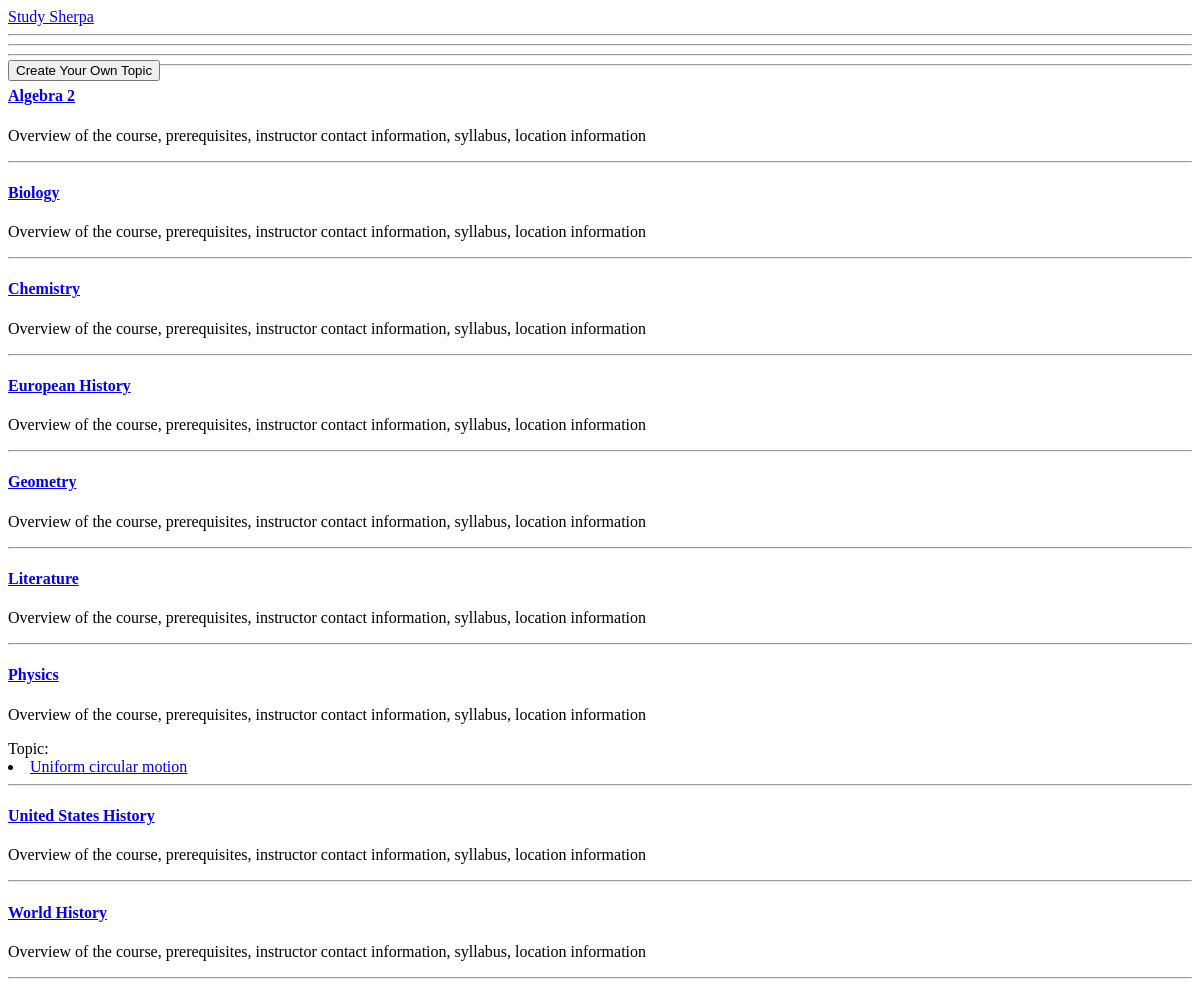
/topics/, run on an earlier commit of the app's database.
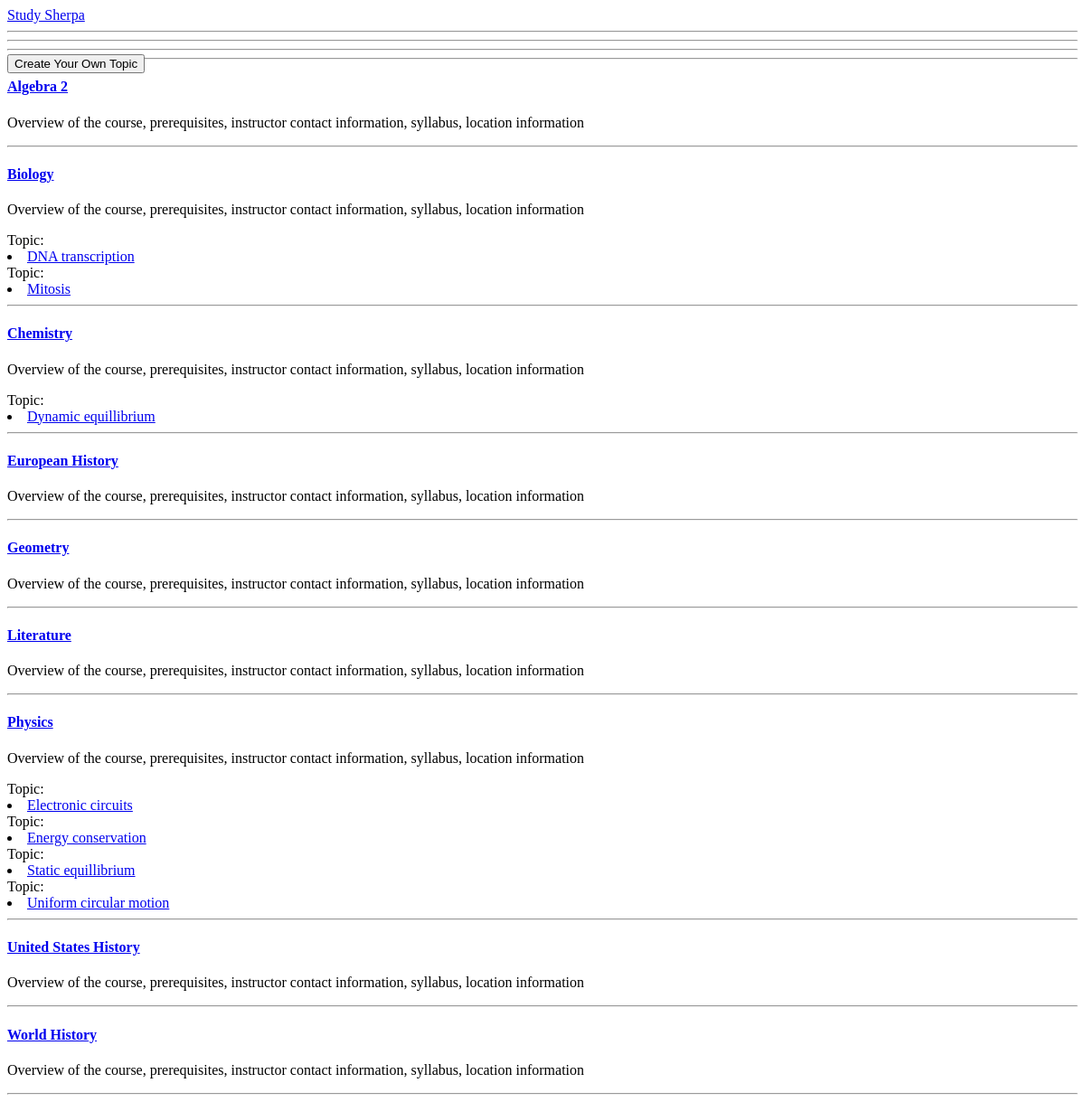
And on a later commit of the database.
### topics/models.py (models this page shows, shortened)
class Subject(models.Model):
    name = models.CharField(max_length=50)
    slug = models.SlugField()

class Topic(models.Model):
    name = models.CharField(max_length=100)
    subject = models.ForeignKey(Subject)
    slug = models.SlugField()

### topics/views.py (the view)
def all_topics(request):
    def render_page(subjects):
        params = {'subjects': subjects}
        return render(request, 'topics/all_topics.html', params)
    '''
    each item in the 'subjects' list is a 2-item list.
    the first item is the name of the subject, and the other is the topics under that subject
    '''
    subjects = []
    for subject in Subject.objects.order_by('name'):
        elem = []
        elem.append(subject.name)
        elem.append(Topic.objects.filter(subject=subject).order_by('name'))
        subjects.append(elem)
    return render_page(subjects)

### topics/templates/topics/all_topics.html (shortened to what this page needs)
{% extends "odin/base.html" %}
{% load staticfiles %}
{% block content %}
<html lang="en">
<div class="navbar navbar-inverse navbar-fixed-top" role="navigation">
<div class="container">
<div class="navbar-header">
<a class="navbar-brand" href="../">Study Sherpa</a>
</div>
</div>
</div>
<form action="{% url 'create_topic'%}" method="get">
<div class="col-md-2">
<button id="create_topic" name="" class="btn btn-block btn-success" style="position: absolute; left: 8px; top: 60px; ">Create Your Own Topic
</button>
</form>
<div class="container">
<hr></hr>
<hr></hr>
<hr></hr>
<hr></hr>
{% for subject in subjects %}
<div class="row">
<div class="span5">
  <h4><a href="#">{{ subject.0 }}</a></h4>
  <p>Overview of the course, prerequisites, instructor contact information, syllabus, location information</p>
{% for topic in subject.1 %}
</div>
<div class="span3">
  Topic:
  <div>          <li>
    <a href="{% url 'topics.views.view_topic' topic.slug %}">{{ topic.name }}</a>
	</li>
</div>
{% endfor %}
</div>
</div>
<hr>
{% endfor %}
{% endblock %}

### templates/odin/base.html (shortened to what this page needs)
{% load staticfiles %}
<!DOCTYPE html PUBLIC "-//W3C//DTD XHTML 1.0 Transitional//EN"
"http://www.w3.org/TR/xhtml1/DTD/xhtml1-transitional.dtd">
<html xmlns="http://www.w3.org/1999/xhtml">
<head>
<link rel="stylesheet/less" type="text/css" href="{% static "less/theme.less" %}" />
</head>
<body>
{% block content %}
{% endblock %}
</body>
</html>

What changed in the data, as far as the page shows it:
added Topic: name "DNA transcription", shown under "Biology"
added Topic: name "Mitosis", shown under "Biology"
added Topic: name "Dynamic equillibrium", shown under "Chemistry"
added Topic: name "Electronic circuits", shown under "Physics"
added Topic: name "Energy conservation", shown under "Physics"
added Topic: name "Static equillibrium", shown under "Physics"
